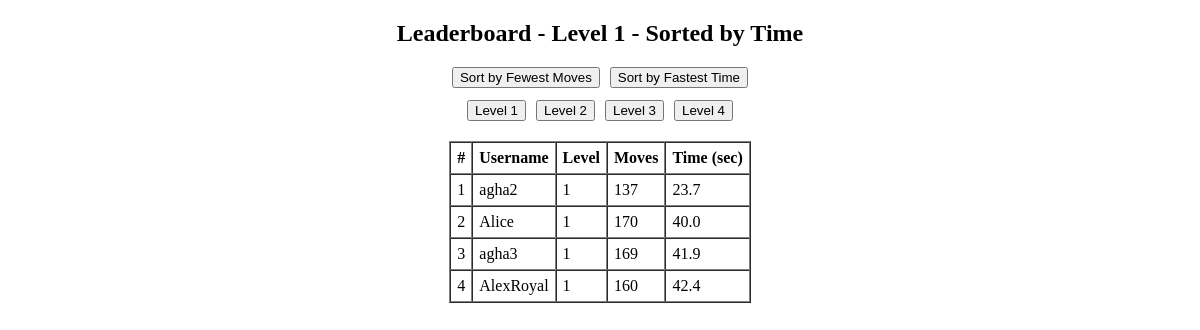
/leaderboard/time/1, run on the app's committed database.
### server.py (models this page shows)
class ScoreTime(db.Model):
    score_id = db.Column(db.Integer, primary_key=True)
    username = db.Column(db.String(20), nullable=False)
    level = db.Column(db.String(30), nullable=False)
    moves = db.Column(db.Integer, nullable=False)
    time_taken = db.Column(db.Float, nullable=False)
    __table_args__ = (
        db.UniqueConstraint('username', 'level', name='unique_username_level'),
    )

### server.py (the view)
@app.route('/leaderboard/time/<level>')
def leaderboard_time(level):
    scores = ScoreTime.query.filter_by(level=level).order_by(ScoreTime.time_taken.asc()).all()
    return render_template('leaderboard.html', scores=scores, selected_level=level, mode='time')

### templates/leaderboard.html (shortened to what this page needs)
<!DOCTYPE html>
<html lang="en">
<head>
    <link rel="stylesheet" href="{{ url_for('static', filename='css/styleleaderboard.css') }}">
</head>
<body>
    <div class="leaderboard-container">
        {% if selected_level %}
            <h2>Leaderboard - Level {{ selected_level }} - Sorted by {{ mode|capitalize }}</h2>
            <div class="sort-buttons">
                <form action="{{ url_for('leaderboard_moves', level=selected_level) }}" method="get">
                    <button type="submit">Sort by Fewest Moves</button>
                </form>
                <form action="{{ url_for('leaderboard_time', level=selected_level) }}" method="get">
                    <button type="submit">Sort by Fastest Time</button>
                </form>
            </div>
        {% endif %}
        <div class="level-buttons">
            <form action="{{ url_for('leaderboard_' + mode, level='1') }}" method="get"><button>Level 1</button></form>
            <form action="{{ url_for('leaderboard_' + mode, level='2') }}" method="get"><button>Level 2</button></form>
            <form action="{{ url_for('leaderboard_' + mode, level='3') }}" method="get"><button>Level 3</button></form>
            <form action="{{ url_for('leaderboard_' + mode, level='4') }}" method="get"><button>Level 4</button></form>
        </div>
        <table border="1" cellspacing="0" cellpadding="6">
            <tr>
                <th>#</th>
                <th>Username</th>
                <th>Level</th>
                <th>Moves</th>
                <th>Time (sec)</th>
            </tr>
            {% for score in scores %}
            <tr>
                <td>{{ loop.index }}</td>
                <td>{{ score.username }}</td>
                <td>{{ score.level }}</td>
                <td>{{ score.moves }}</td>
                <td>{{ score.time_taken }}</td>
            </tr>
            {% endfor %}
        </table>
    </div>
</body>
</html>

### static/css/styleleaderboard.css (style rules this page uses)
html, body { margin: 0; padding-bottom: 200px; overflow: auto; height: 100%; }
.leaderboard-container { display: flex; flex-direction: column; align-items: center; }
.sort-buttons, .level-buttons { display: flex; flex-direction: row; gap: 10px; margin-bottom: 12px; }
.level-buttons { margin-bottom: 20px; }

### data on the page
ScoreTime: username "agha2", level "1", moves "137", time_taken "23.7"
ScoreTime: username "Alice", level "1", moves "170", time_taken "40.0"
ScoreTime: username "agha3", level "1", moves "169", time_taken "41.9"
ScoreTime: username "AlexRoyal", level "1", moves "160", time_taken "42.4"

### other printed values
{{ selected_level }} "1"
{{ mode|capitalize }} "Time"
